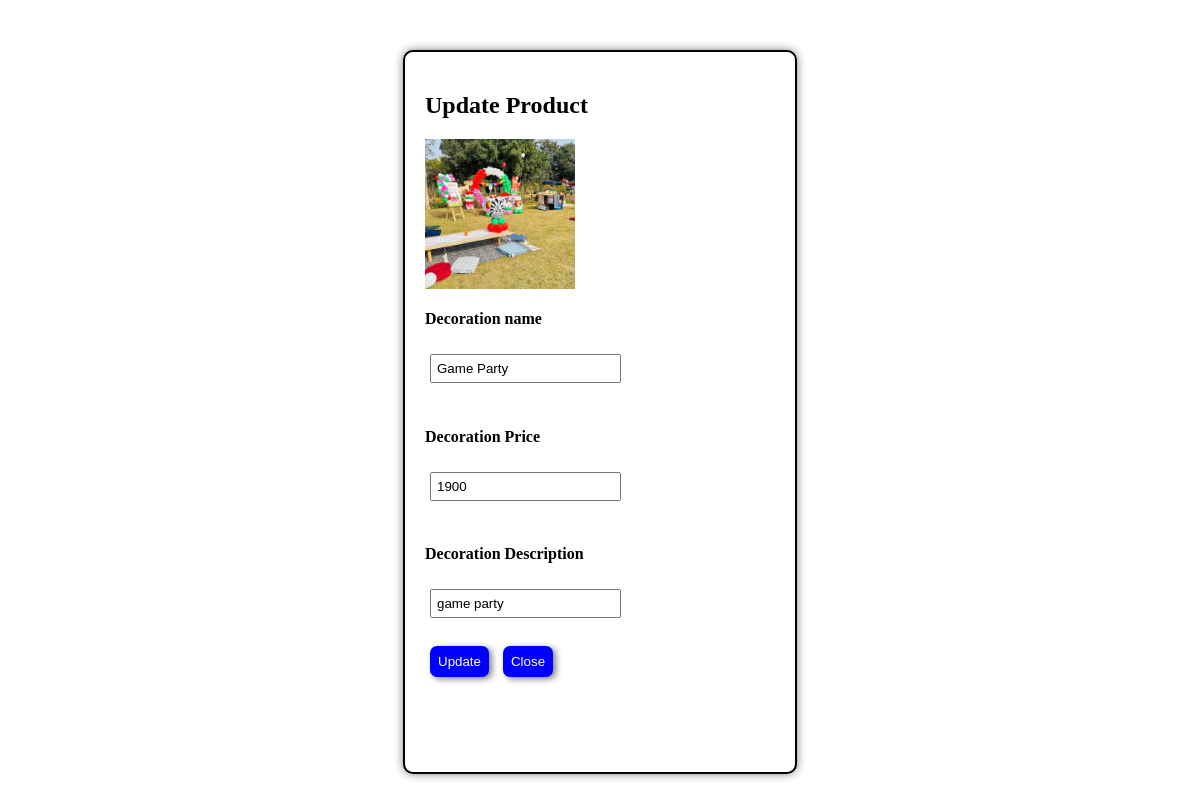
The page /admin/php/update_product.php?id=6 (signed in) on the database its author committed.
### tables this page shows
CREATE TABLE `products` (
  `id` int(11) NOT NULL,
  `category_id` int(100) NOT NULL,
  `subcategory_id` int(100) NOT NULL,
  `name` varchar(40) NOT NULL,
  `price` varchar(50) NOT NULL,
  `description` varchar(70) NOT NULL,
  `image` varchar(200) NOT NULL
);

### admin/php/update_product.php (the view, shortened to what this page needs)
<?php
if(isset($_SESSION['admin']))
{
    include 'dbconnection.php';
?>
    <?php
    if (isset($_GET['id']))
    {
        $id = $_GET['id'];
        $sql = "SELECT * FROM products WHERE id = $id";
        $result = mysqli_query($con, $sql);
        $row = mysqli_fetch_assoc($result);
    }
    ?>
    <div class="update-box">
        <h2>Update Product</h2>
        <form method="post">
            <?php echo "<td><img src='../../products/".$row['image']."' width='150' height='150'></td>"; ?>
            <h4>Decoration name </h4><input type="text" class="box" name="name" value="<?php echo $row['name']; ?>"><br><br>
            <h4>Decoration Price </h4><input type="text" class="box" name="price" value="<?php echo $row['price']; ?>"><br><br>
            <h4>Decoration Description </h4><input type="text" class="box" name="description" value="<?php echo $row['description']; ?>"><br><br>
            <input type="submit" name="update" class="btn" value="Update">
            <button class="btn1"><a href="addproduct.php">Close</a></button>
        </form><br><br><br>
    </div>
<?php
}
else
{
    header("Location:index.php");
}
?>

### admin/php/update_product.php (style rules this page uses)
.update-box { width: 350px; margin: 50px auto; border: 2px solid black; padding: 20px; border-radius: 10px; box-shadow:0 0 10px gray; background-color: #fff; }
.box { padding: 5px; margin: 5px; }
.btn { padding: 8px; margin: 5px; background-color: blue; color: white; border-radius: 7px; border: none; box-shadow:3px 2px 6px rgba(8, 1, 1, 0.5); }
.btn1 { padding: 8px; margin: 5px; background-color: blue; color: white; border-radius: 7px; border: none; box-shadow:3px 2px 6px rgba(8, 1, 1, 0.5); }
.btn1 a { color: white; text-decoration: none; }

### rows shown on the page
products: image (picture), name "Game Party", price "1900", description "game party"
